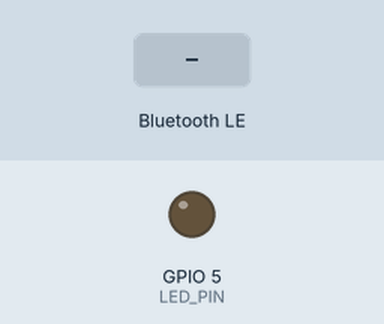
Recording of a sketch running on a simulated ESP32. On the bench: output pins drawn as LEDs (lit = HIGH). Inputs (shaded band) come from the test bench. Nothing arrives over Bluetooth unless stated; a phone connects over Bluetooth LE 3 s after start.

Above: at 1.2 s.
1.3 s: Bluetooth LE write "1" received
At 3.2 s:
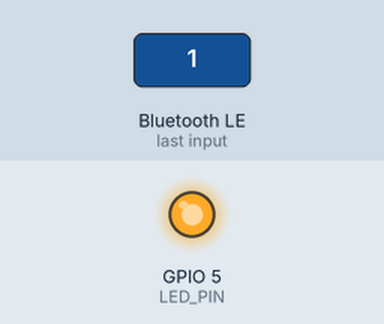
3.5 s: Bluetooth LE write "0" received
At 4.9 s:
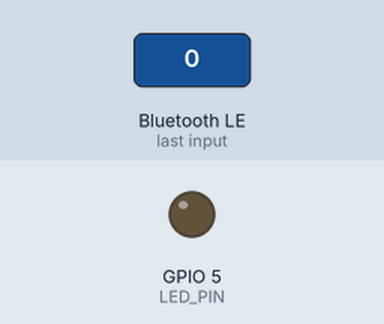
Timing chart, 0 to 6.5 s (numbered marks = the images above; inputs shaded):
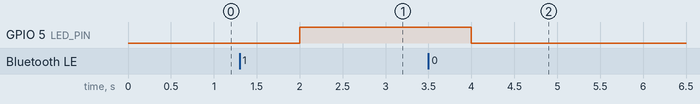

The sketch:

led_huzzah.ino
```cpp
/*
    Based on Neil Kolban example for IDF: https://github.com/nkolban/esp32-snippets/blob/master/cpp_utils/tests/BLE%20Tests/SampleWrite.cpp
    Ported to Arduino ESP32 by Evandro Copercini
*/

#include <BLEDevice.h>
#include <BLEUtils.h>
#include <BLEServer.h>

// See the following for generating UUIDs:
// https://www.uuidgenerator.net/

#define SERVICE_UUID        "4fafc201-1fb5-459e-8fcc-c5c9c331914b"
#define CHARACTERISTIC_UUID "beb5483e-36e1-4688-b7f5-ea07361b26a8"

int LED_PIN = 5;
char LED_STATUS;

class MyCallbacks: public BLECharacteristicCallbacks {
    void onWrite(BLECharacteristic *pCharacteristic) {
      std::string value = pCharacteristic->getValue();
      if (value.length() > 0) {
        for (int i = 0; i < value.length(); i++){
          LED_STATUS = value[i];
        }
      }
    }
};

void setup() {
  Serial.begin(115200);
  BLEDevice::init("MyESP32");
  BLEServer *pServer = BLEDevice::createServer();

  BLEService *pService = pServer->createService(SERVICE_UUID);

  BLECharacteristic *pCharacteristic = pService->createCharacteristic(
                                         CHARACTERISTIC_UUID,
                                         BLECharacteristic::PROPERTY_READ |
                                         BLECharacteristic::PROPERTY_WRITE
                                       );

  pCharacteristic->setCallbacks(new MyCallbacks());

  pCharacteristic->setValue("Hello World");
  pService->start();

  BLEAdvertising *pAdvertising = pServer->getAdvertising();
  pAdvertising->start();

  pinMode(LED_PIN, OUTPUT);
  digitalWrite(LED_PIN, LOW);
}

void loop() {
  int val = (int)LED_STATUS;  // cast the char* as an int
  if (val == 49)              // ASCII code for the number 1
    digitalWrite(LED_PIN, HIGH);
  else
    digitalWrite(LED_PIN, LOW);

  delay(2000);
}
```

Measured:
- after the input at 1.3 s, GPIO 5 (LED_PIN): LOW → HIGH after 0.70 s
- after the input at 3.5 s, GPIO 5 (LED_PIN): HIGH → LOW after 0.50 s
